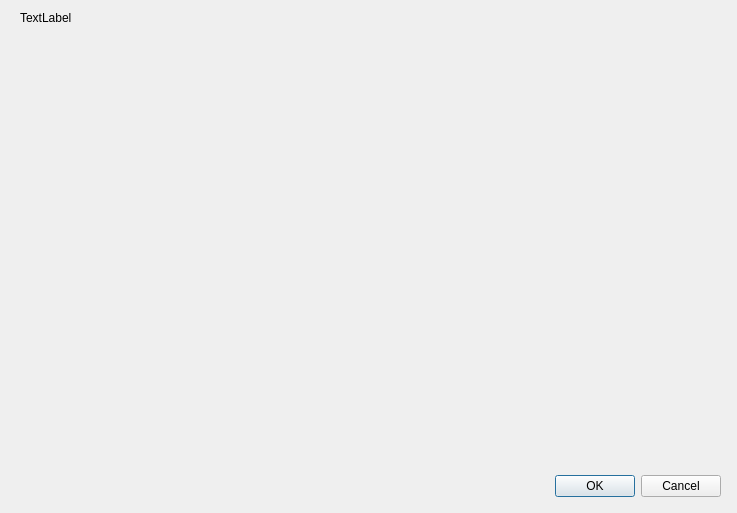
<?xml version="1.0" encoding="UTF-8"?>
<ui version="4.0">
 <class>PhColorPickerDialog</class>
 <widget class="QDialog" name="PhColorPickerDialog">
  <property name="geometry">
   <rect>
    <x>0</x>
    <y>0</y>
    <width>737</width>
    <height>513</height>
   </rect>
  </property>
  <property name="windowTitle">
   <string>Dialog</string>
  </property>
  <widget class="QDialogButtonBox" name="buttonBox">
   <property name="geometry">
    <rect>
     <x>380</x>
     <y>470</y>
     <width>341</width>
     <height>32</height>
    </rect>
   </property>
   <property name="orientation">
    <enum>Qt::Horizontal</enum>
   </property>
   <property name="standardButtons">
    <set>QDialogButtonBox::Cancel|QDialogButtonBox::Ok</set>
   </property>
  </widget>
  <widget class="QWidget" name="verticalLayoutWidget">
   <property name="geometry">
    <rect>
     <x>10</x>
     <y>30</y>
     <width>701</width>
     <height>431</height>
    </rect>
   </property>
   <layout class="QVBoxLayout" name="verticalLayout"/>
  </widget>
  <widget class="QLabel" name="labelName">
   <property name="geometry">
    <rect>
     <x>20</x>
     <y>10</y>
     <width>62</width>
     <height>16</height>
    </rect>
   </property>
   <property name="text">
    <string>TextLabel</string>
   </property>
  </widget>
 </widget>
 <resources/>
 <connections>
  <connection>
   <sender>buttonBox</sender>
   <signal>accepted()</signal>
   <receiver>PhColorPickerDialog</receiver>
   <slot>accept()</slot>
   <hints>
    <hint type="sourcelabel">
     <x>248</x>
     <y>254</y>
    </hint>
    <hint type="destinationlabel">
     <x>157</x>
     <y>274</y>
    </hint>
   </hints>
  </connection>
  <connection>
   <sender>buttonBox</sender>
   <signal>rejected()</signal>
   <receiver>PhColorPickerDialog</receiver>
   <slot>reject()</slot>
   <hints>
    <hint type="sourcelabel">
     <x>316</x>
     <y>260</y>
    </hint>
    <hint type="destinationlabel">
     <x>286</x>
     <y>274</y>
    </hint>
   </hints>
  </connection>
 </connections>
</ui>
